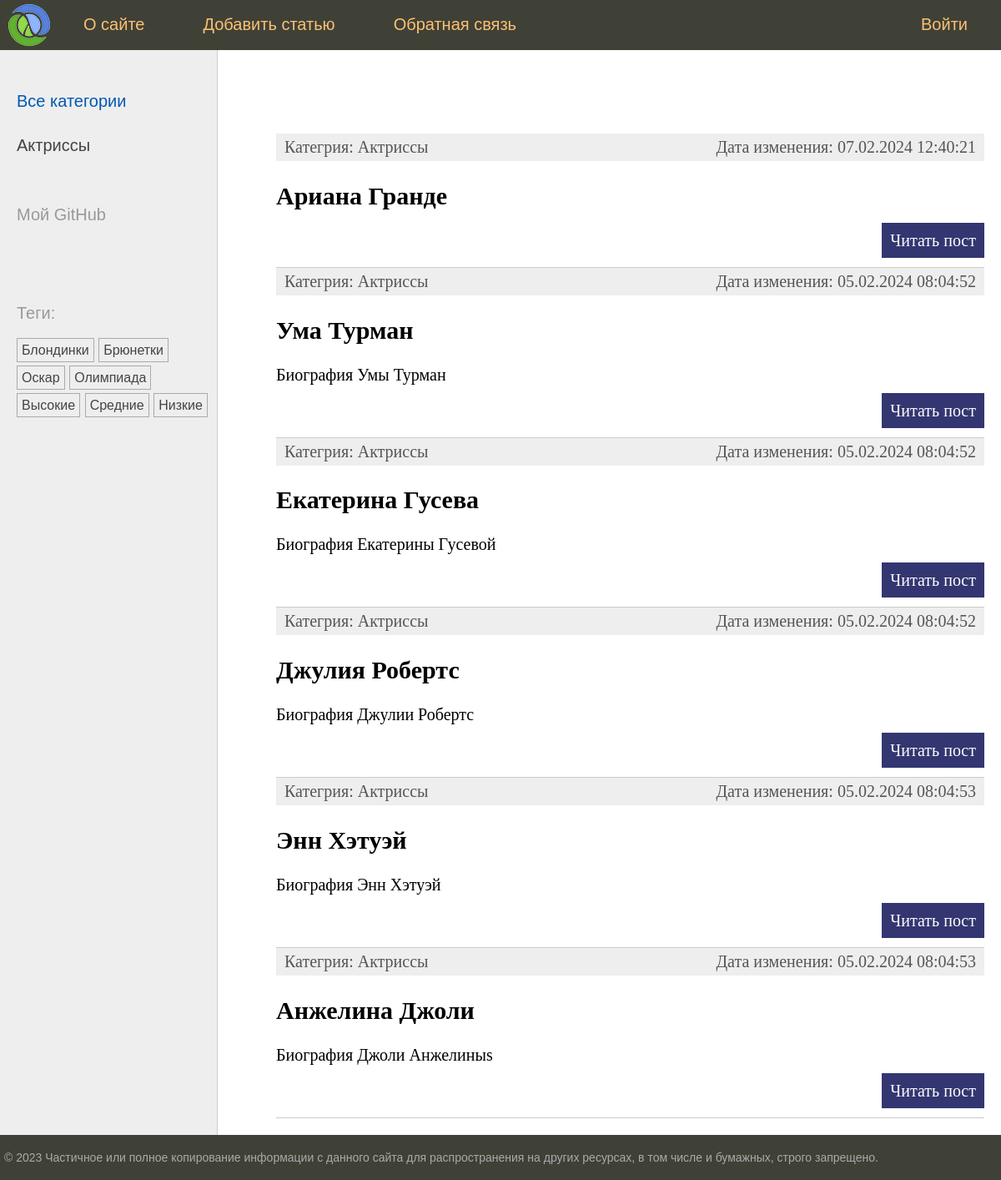
Before: / with the older database file.
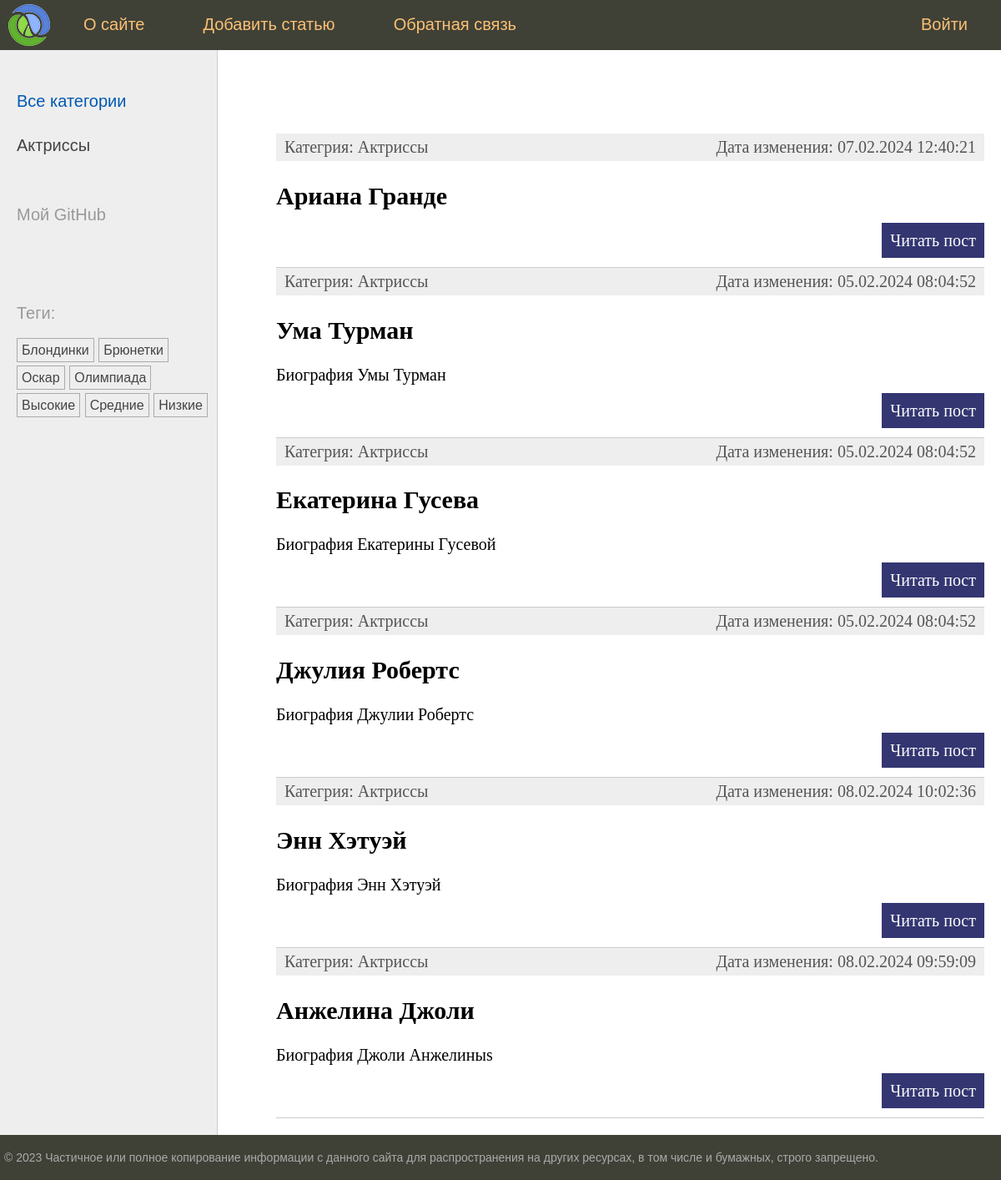
After: the same page with the newer database file.
### newsline/models.py (models this page shows, shortened)
class Post(models.Model):
    class Status(models.IntegerChoices):
        DRAFT = 0, 'Черновик'
        PUBLISHED = 1, 'Опубликовано'
    title = models.CharField(max_length=255)
    slug = models.SlugField(max_length=255, unique=True, db_index=True)
    content = models.TextField(blank=True)
    time_create = models.DateTimeField(auto_now_add=True)
    time_update = models.DateTimeField(auto_now=True)
    is_published = models.BooleanField(choices=Status.choices, default=Status.PUBLISHED)
    cat = models.ForeignKey('Category', on_delete=models.PROTECT, related_name='posts')
    tags = models.ManyToManyField('TagPost', blank=True, related_name='tags')
    husband = models.OneToOneField('Husband', on_delete=models.SET_NULL, null=True, blank=True,  related_name='woman')
    objects = models.Manager()
    published = PublishedManager()
    class Meta:
        ordering = ['-time_create']
        indexes = [
            models.Index(fields=['-time_create'])
        ]
    def get_absolute_url(self):
        return reverse('post', kwargs={'post_slug': self.slug})

class Category(models.Model):
    name = models.CharField(max_length=100, db_index=True)
    slug = models.SlugField(max_length=255, unique=True, db_index=True)
    def get_absolute_url(self):
        return reverse('category', kwargs={'cat_slug': self.slug})

### newsline/views.py (the view)
# urls.py: path('', views.index, name='home'),
def index(request):
    posts = Post.published.all()
    data = {
        'title': 'Главная страница',
        'menu': menu,
        'posts': posts,
        'cat_selected': 0,
    }
    return render(request, 'newsline/index.html', context=data)

### newsline/models.py (called while the page is built)
    def get_queryset(self):
        return super().get_queryset().filter(is_published=1)

    def get_absolute_url(self):
        return reverse('tag', kwargs={'tag_slug': self.slug})

### newsline/templatetags/newsline_tags.py (called while the page is built)
@register.inclusion_tag('newsline/list_categories.html')
def show_categories(cat_selected=0):
    cats = Category.objects.all()
    return {'cats': cats, 'cat_selected': cat_selected}

@register.inclusion_tag('newsline/list_tags.html')
def show_all_tags():
    return {'tags': TagPost.objects.all()}

### newsline/templates/newsline/index.html (shortened to what this page needs)
{% extends 'base.html' %}
{% block content %}
<ul class="list-articles">
	{% for p in posts %}
			<li>
				<div class="article-panel">
					<p class="first">Категрия: {{p.cat.name}}</p>
					<p class="last">Дата изменения: {{p.time_update|date:"d.m.Y H:i:s"}}</p>
				</div>
				<h2>{{p.title}}</h2>
    {% autoescape off %}
	{{p.content|linebreaks|truncatewords:40}}
    {% endautoescape %}
			<p class="link-read-post"><a href="{{ p.get_absolute_url }}">Читать пост</a></p>
			</li>
	{% endfor %}
</ul>
{% endblock %}

Changed rows visible on the page:
changed Post "Энн Хэтуэй": time_update "05.02.2024 08:04:53" → "08.02.2024 10:02:36"
changed Post "Анжелина Джоли": time_update "05.02.2024 08:04:53" → "08.02.2024 09:59:09"
